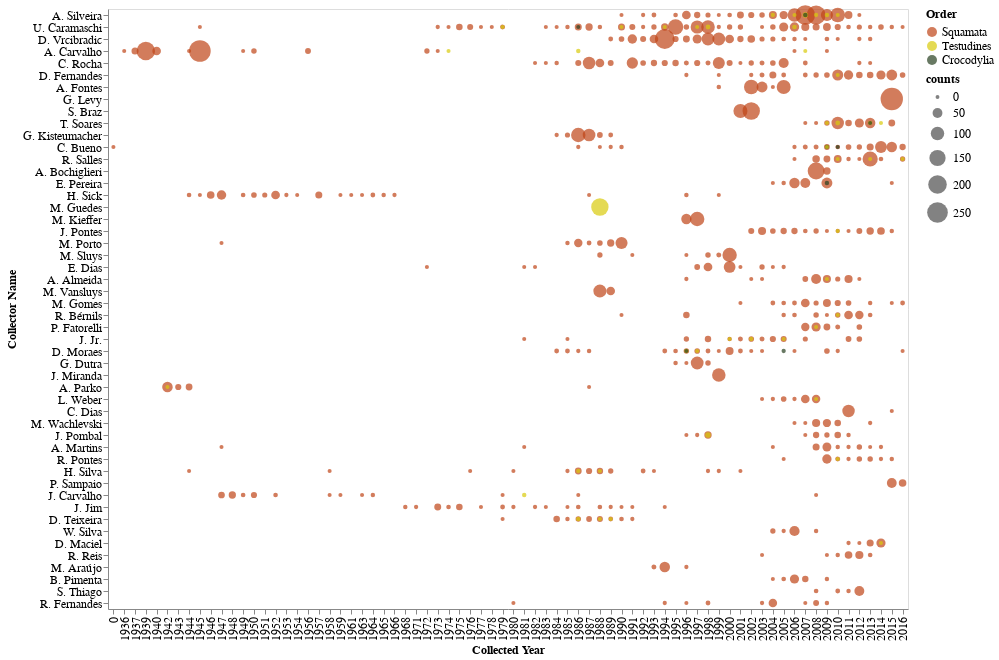

The notebook cell saved with this chart:
### Code cell
g2 = alt.Chart(teste1[teste1['collector_full_name'].isin(sort_list[:50])], 
               width=800, height=600).mark_circle().encode(
    x= alt.X('ano_coleta', type='ordinal', title='Collected Year'),
    y= alt.Y('collector_full_name', type='nominal', title='Collector Name', sort= sort_list[:50]),
    size= alt.Size('counts', type="quantitative",scale=alt.Scale(range=[15, 500])),  # range ajusta tamanho do circulo
    order= alt.Order('counts', sort='descending'),  # smaller points in front
    color= alt.Color('ordem', type="nominal", title="Order", scale=alt.Scale(domain=ordens, range=cores)),
    tooltip= alt.Tooltip(['collector_full_name', 'ano_coleta', 'counts', 'ordem'])
)

g2 = g2.configure_title(fontSize=16).configure_axis(
    labelFontSize=12,
    titleFontSize=12
).configure_legend(
    labelFontSize=12,
    titleFontSize=12
)

# saving chart
g2.save('./graphs/collector/counts_per_collector-top_50.html')

g2

### Figure 1 — Vega-Lite specification as saved in the notebook (floating-point values rounded to 4 significant figures; data arrays with more than 128 entries replaced by an {"elided": "..."} marker saying what was removed)
{"config": {"view": {"continuousWidth": 400, "continuousHeight": 300}, "axis": {"labelFontSize": 12, "titleFontSize": 12}, "legend": {"labelFontSize": 12, "titleFontSize": 12}, "title": {"fontSize": 16}}, "data": {"name": "data-bf06f1d88ceca31a0f9cd14d7fd2925f"}, "mark": "circle", "encoding": {"color": {"type": "nominal", "field": "ordem", "scale": {"domain": ["Squamata", "Testudines", "Crocodylia"], "range": ["#BF4417", "#D9CB0B", "#284021"]}, "title": "Order"}, "order": {"type": "quantitative", "field": "counts", "sort": "descending"}, "size": {"type": "quantitative", "field": "counts", "scale": {"range": [15, 500]}}, "tooltip": [{"type": "nominal", "field": "collector_full_name"}, {"type": "quantitative", "field": "ano_coleta"}, {"type": "quantitative", "field": "counts"}, {"type": "nominal", "field": "ordem"}], "x": {"type": "ordinal", "field": "ano_coleta", "title": "Collected Year"}, "y": {"type": "nominal", "field": "collector_full_name", "sort": ["A. Silveira", "U. Caramaschi", "D. Vrcibradic", "A. Carvalho", "C. Rocha", "D. Fernandes", "A. Fontes", "G. Levy", "S. Braz", "T. Soares", "G. Kisteumacher", "C. Bueno", "R. Salles", "A. Bochiglieri", "E. Pereira", "H. Sick", "M. Guedes", "M. Kieffer", "J. Pontes", "M. Porto", "M. Sluys", "E. Dias", "A. Almeida", "M. Vansluys", "M. Gomes", "R. Bérnils", "P. Fatorelli", "J. Jr.", "D. Moraes", "G. Dutra", "J. Miranda", "A. Parko", "L. Weber", "C. Dias", "M. Wachlevski", "J. Pombal", "A. Martins", "R. Pontes", "H. Silva", "P. Sampaio", "J. Carvalho", "J. Jim", "D. Teixeira", "W. Silva", "D. Maciel", "R. Reis", "M. Araújo", "B. Pimenta", "S. Thiago", "R. Fernandes"], "title": "Collector Name"}}, "height": 600, "width": 800, "$schema": "https://vega.github.io/schema/vega-lite/v4.8.1.json", "datasets": {"data-bf06f1d88ceca31a0f9cd14d7fd2925f": {"elided": "513 records"}}}
